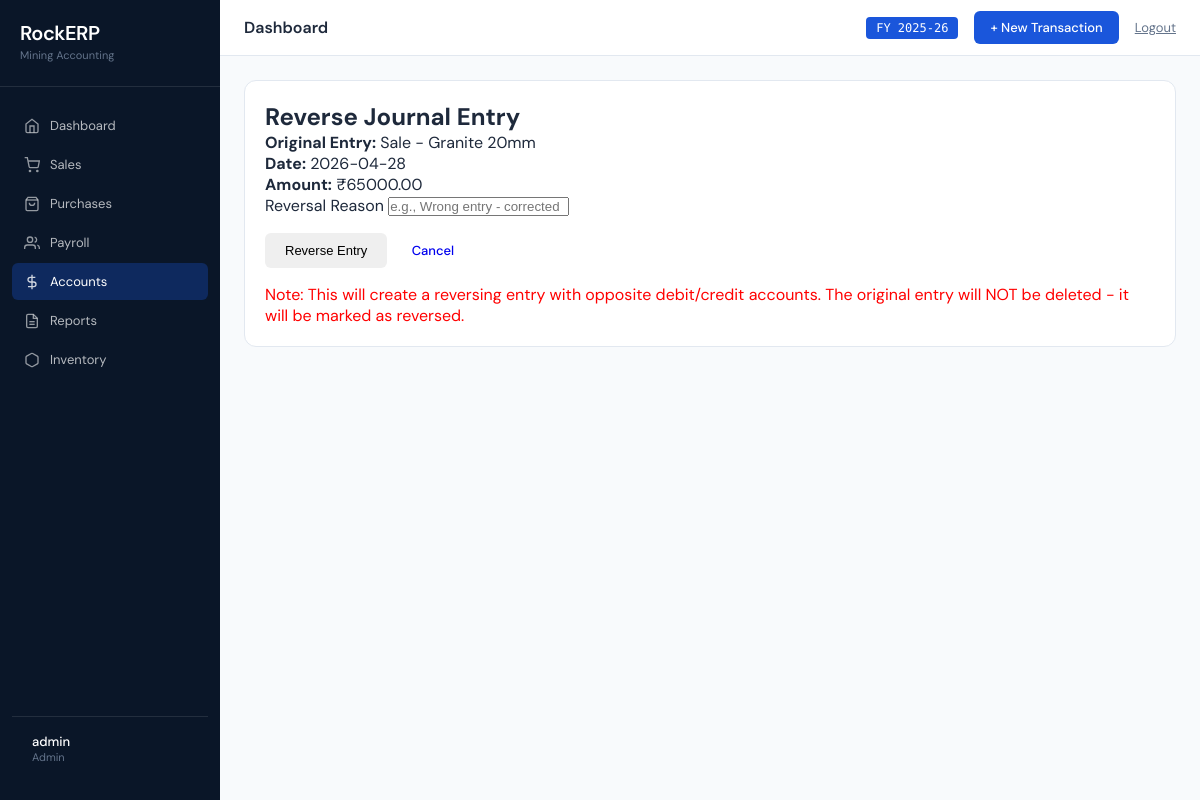
Page /journal/reverse/1 (signed in) on the committed database.
### models.py (models this page shows)
class JournalEntry(db.Model):
    id = db.Column(db.Integer, primary_key=True)
    date = db.Column(db.Date, default=lambda: datetime.now(timezone.utc).date)
    description = db.Column(db.String(200))
    debit_account_id = db.Column(db.Integer, db.ForeignKey('account.id'))
    credit_account_id = db.Column(db.Integer, db.ForeignKey('account.id'))
    amount = db.Column(db.Numeric(precision=15, scale=2))
    is_posted = db.Column(db.Boolean, default=True)
    is_reversal = db.Column(db.Boolean, default=False)
    original_entry_id = db.Column(db.Integer, nullable=True)
    created_at = db.Column(db.DateTime, default=utc_now)
    created_by = db.Column(db.Integer, db.ForeignKey('user.id'), nullable=True)

### routes/accounts.py (the view, shortened to what this page needs)
@bp.route('/journal/reverse/<int:id>', methods=['GET', 'POST'])
@login_required
@admin_required
def reverse_journal(id):
    journal = JournalEntry.query.get_or_404(id)
    if journal.is_reversal:
        flash('This entry is already a reversal', 'error')
        return redirect(url_for('accounts.ledger'))
    if not journal.is_posted:
        flash('Cannot reverse an unposted entry', 'error')
        return redirect(url_for('accounts.ledger'))
    return render_template('reverse_journal.html', journal=journal)

### routes/auth_utils.py (called while the page is built)
def login_required(f):
    @wraps(f)
    def decorated_function(*args, **kwargs):
        if 'user_id' not in session:
            flash('Please log in to access this page', 'error')
            return redirect(url_for('auth.login'))
        user = db.session.get(User, session.get('user_id'))
        if user is None:
            session.clear()
            flash('Session expired. Please log in again.', 'error')
            return redirect(url_for('auth.login'))
        return f(*args, **kwargs)
    return decorated_function

def admin_required(f):
    @wraps(f)
    def decorated_function(*args, **kwargs):
        if 'user_id' not in session:
            flash('Please log in to access this page', 'error')
            return redirect(url_for('auth.login'))
        if session.get('role') != 'admin':
            flash('Admin access required', 'error')
            return redirect(url_for('dashboard.index'))
        return f(*args, **kwargs)
    return decorated_function

### templates/reverse_journal.html (shortened to what this page needs)
{% extends "base.html" %}
{% block content %}
<div class="card">
    <h2>Reverse Journal Entry</h2>
    <p><strong>Original Entry:</strong> {{ journal.description }}</p>
    <p><strong>Date:</strong> {{ journal.date }}</p>
    <p><strong>Amount:</strong> ₹{{ "%.2f"|format(journal.amount) }}</p>
    <form method="POST">
        <div class="form-group">
            <label>Reversal Reason</label>
            <input type="text" name="reason" placeholder="e.g., Wrong entry - corrected">
        </div>
        <button type="submit" class="btn btn-warning">Reverse Entry</button>
        <a href="{{ url_for('accounts.ledger') }}" class="btn">Cancel</a>
    </form>
    <p style="color: red; margin-top: 15px;">
        Note: This will create a reversing entry with opposite debit/credit accounts.
        The original entry will NOT be deleted - it will be marked as reversed.
    </p>
</div>
{% endblock %}

### templates/base.html (style rules this page uses)
:root { --blue: #1A56DB; --teal: #0CA678; --amber: #F59E0B; --red: #EF4444; --border: #E2E8F0; --surface: #F8FAFC; --sidebar-bg: #0A1628; --text-dark: #1E293B; --text-muted: #64748B; --white: #FFFFFF; }
* { margin: 0; padding: 0; box-sizing: border-box; }
body { font-family: 'DM Sans', sans-serif; background: var(--surface); color: var(--text-dark); display: flex; min-height: 100vh; }
.card { background: var(--white); border: 1px solid var(--border); border-radius: 12px; padding: 20px; margin-bottom: 20px; }
.form-group { margin-bottom: 16px; }
.btn { display: inline-block; padding: 10px 20px; border-radius: 6px; font-size: 13px; font-weight: 500; text-decoration: none; cursor: pointer; border: none; transition: all 0.2s; }

### rows in the picture
JournalEntry: description "Sale - Granite 20mm", date "2026-04-28", amount "65000.00"

### other values in the picture
{{ session.username }} "admin"
{{ session.role }} "Admin"
